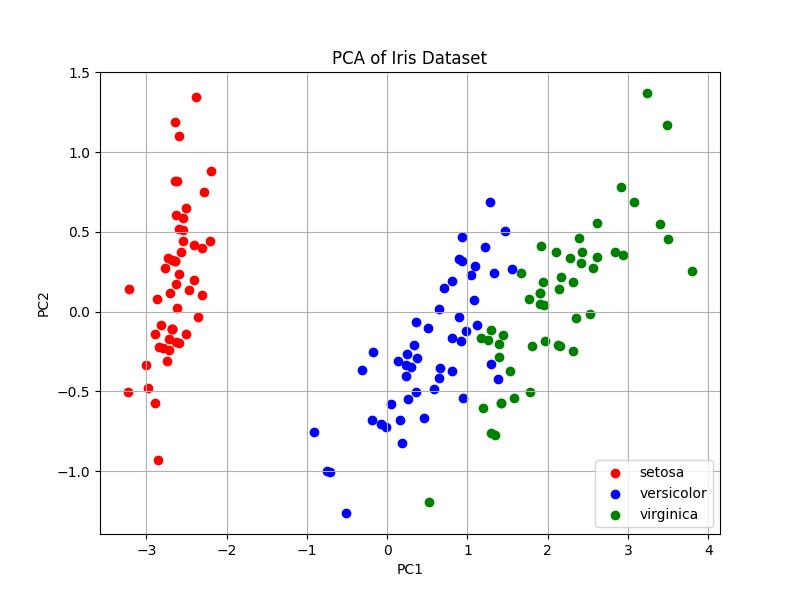

The Python source for this figure:
import pandas as pd
import matplotlib.pyplot as plt
from sklearn.decomposition import PCA

import os

def plot_data():
  script_dir = os.path.dirname(__file__)
  csv_path = os.path.join(script_dir, 'q6.csv')
  jpg_path = os.path.join(script_dir, 'q6.jpg')

  df = pd.read_csv(csv_path)
  features = df[['sepal_length', 'sepal_width', 'petal_length', 'petal_width']]
  
  pca = PCA(n_components=2)
  pca_result = pca.fit_transform(features)

  df['PC1'] = pca_result[:, 0]
  df['PC2'] = pca_result[:, 1]

  plt.figure(figsize=(8, 6))

  colors = {'setosa': 'red', 'versicolor': 'blue', 'virginica': 'green'}

  for species, color in colors.items():
    subset = df[df['species'] == species]
    plt.scatter(subset['PC1'], subset['PC2'], c=color, label=species)

  plt.title('PCA of Iris Dataset')
  plt.xlabel('PC1')
  plt.ylabel('PC2')
  plt.legend()
  plt.grid()
  plt.savefig(jpg_path)
  plt.show()
  plt.close()

def main():
  plot_data()

if __name__ == '__main__':
  main()